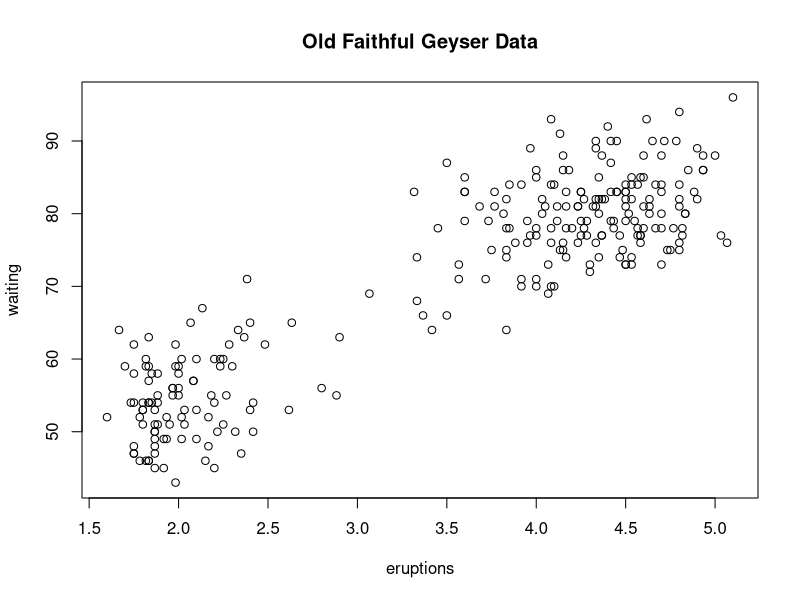
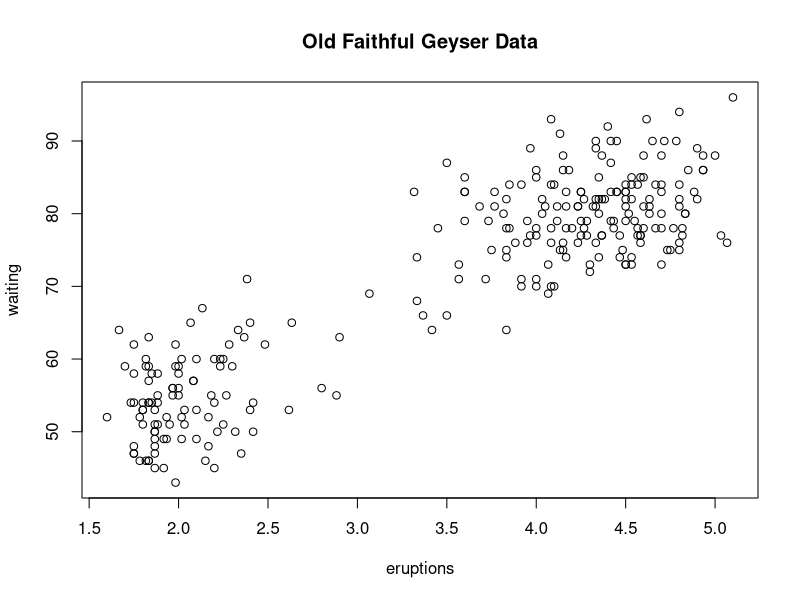

These charts were generated, in order, by the following R code:
# graphing devices
?Devices

#default device for graphing is typically screen device
# to share a plot, you should push it to a file device
  # 
library(datasets)
with(faithful,plot(eruptions,waiting))
title(main="Old Faithful Geyser Data")

# to create a plot on a file device, you can explicitly launch
# a graphics device.
# Call a plotting function to make a plot - if using a file device, no plot
  # will appear on the screen
# you must explicitly close the graphics device with dev.off()
?dev.off

pdf(file="oldfaithful_data.pdf") #iniates the graphic device as pdf and 
  #also creates a blank pdf with file name indicated. 
with(faithful,plot(eruptions,waiting)) #standard plot creation-does not 
  #show up in plot tab on bottom right. 
title(main="Old Faithful Geyser Data") #annotate title
dev.off() # must be run to complete the pdf creation after plot is final

# the above 4 lines of code are used to create a pdf plot which can be shared
# like any old pdf file. 

###################################################

## Vector formats
#pdf: useful for line type graphics, resizes well, portable, but not efficient
  #with a lot of points/objects
#svg: XML based scalable vector graphics - supports animation and interactivity
  #potentially useful for web-based plots.
#win.metafile: windows metafile format, windows only
#postscript: not used often, pre-pdf

## Bitmap formats
#png: bitmapped formats good for line drawings or images with solid colors,
  #does not resize well, however it is useful for large sets of data.
#jpeg: good for photos, efficient file sizes, good for large sets of data
  #does not resize well
#tiff:
#bmp: 

## Multiple plot devices
#you can only plot to 1 device at a time
#multiple can be open.
#the currently open graphics device can be called via dev.cur()

?dev.cur

#every open graphics device is assigned an integer >=2
#the active can be changed by running dev.set(integer)

## Copying plots
# for example, if you create a really nice plot on screen and then wish to
# send it to a file, you can use dev.copy()
dev.copy(png,file="bitmapplot.png")
dev.copy2pdf(file="copiedtopdf.pdf")
dev.off()

# this is really nice!
# there seems to also be really nice and easy export options within Rstudio
